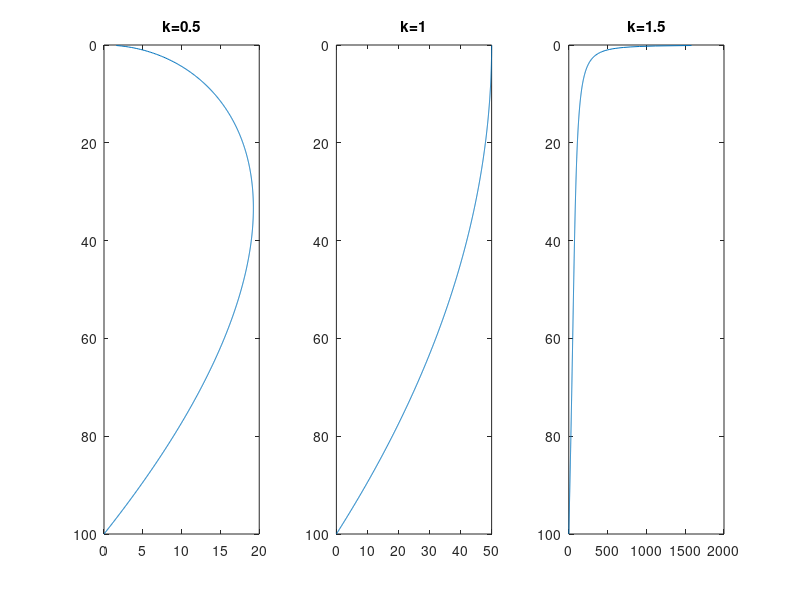

Here is the MATLAB script that generated this plot:
%% Define the constants of the boat.
global v1;
global v2;
v1 = 1;
v2 = 2;
% k = v1 / v2;
d = 100;

%% Analytical Solutions

% plot
figure;
subplot(1,3,1);
k=0.5;
x_ana = 0:0.1:d;
y_ana = (x_ana./2) .* ((x_ana./d).^(-k) - (x_ana./d).^k);
plot(y_ana,x_ana);
set(gca,'YDir','reverse')
title("k=0.5")

subplot(1,3,2);
k=1;
x_ana = 0:0.1:d;
y_ana = (x_ana./2) .* ((x_ana./d).^(-k) - (x_ana./d).^k);
plot(y_ana,x_ana);
set(gca,'YDir','reverse')
title("k=1")

subplot(1,3,3);
k=1.5;
x_ana = 0:0.1:d;
y_ana = (x_ana./2) .* ((x_ana./d).^(-k) - (x_ana./d).^k);
plot(y_ana,x_ana);
set(gca,'YDir','reverse')
title("k=1.5")






